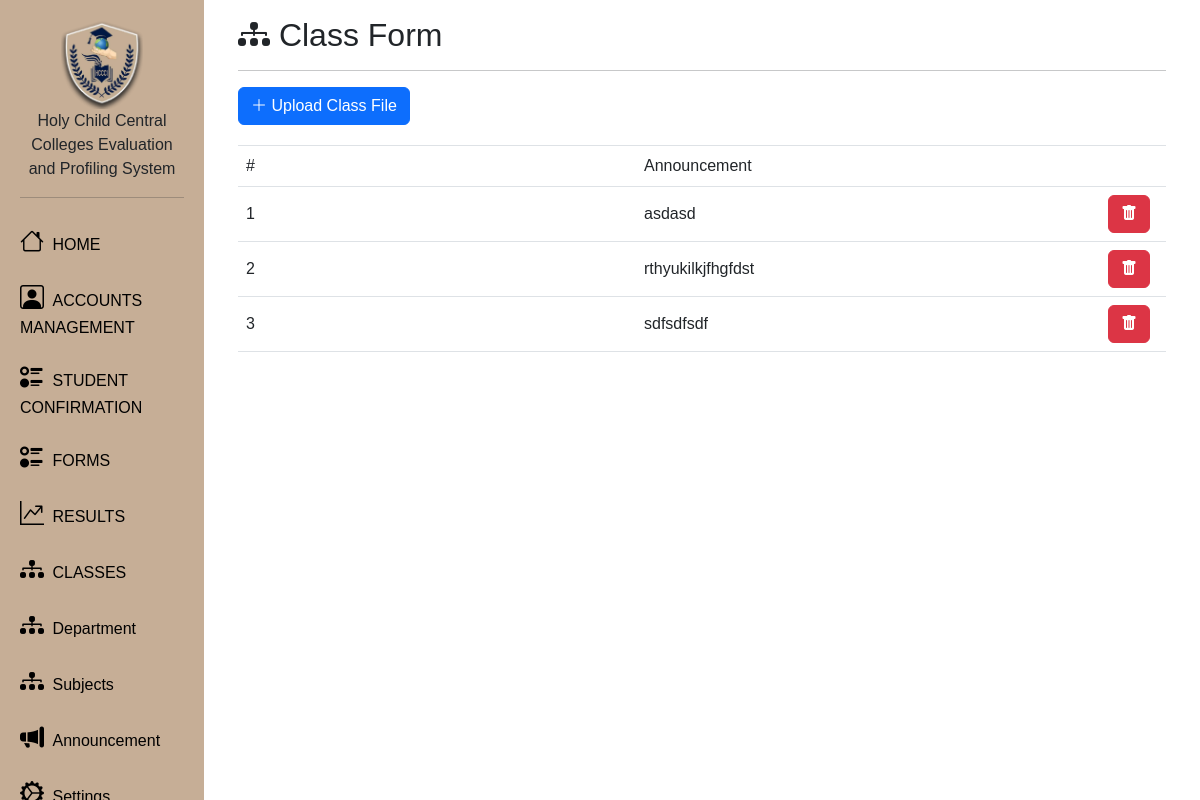
Page /GuidanceDashboard/announceModule.php (signed in) on the committed database.
### tables this page shows
CREATE TABLE `announcementform` (
  `announceID` int(11) NOT NULL,
  `announcementDesc` varchar(255) NOT NULL,
  `announcementStatus` varchar(100) NOT NULL
);

### GuidanceDashboard/announceModule.php (the view, shortened to what this page needs)
<?php
include('summaryCount.php');
$query = "SELECT * FROM announcementform WHERE announcementStatus = 'ACTIVE'";
$result = mysqli_query($db, $query);
?>
<!DOCTYPE html>
<html lang="en">
<head>
    <link rel="stylesheet" href="css/style.css">
    <link rel="stylesheet" href="https://cdn.jsdelivr.net/npm/bootstrap-icons@1.9.1/font/bootstrap-icons.css">
    <link rel="stylesheet" href="https://maxcdn.bootstrapcdn.com/bootstrap/4.0.0/css/bootstrap.min.css">
    <link rel="stylesheet" href="https://cdnjs.cloudflare.com/ajax/libs/font-awesome/5.13.0/css/all.min.css">
    <link rel="stylesheet" href="https://cdn.jsdelivr.net/npm/bootstrap-icons@1.9.1/font/bootstrap-icons.css">
    <link rel="stylesheet" href="https://cdn.jsdelivr.net/npm/bootstrap-icons@1.10.5/font/bootstrap-icons.css">
    <link href="https://cdn.jsdelivr.net/npm/bootstrap@5.3.0/dist/css/bootstrap.min.css" rel="stylesheet"
>
    <link rel="stylesheet" href="https://cdn.datatables.net/1.13.1/css/jquery.dataTables.min.css">
</head>
<body>
    <?php include 'components/navigation.php'; ?>
    <div class="main">
        <div class="container-fluid">
            <div class="row flex-nowrap">
                <div class="col py-3">
                    <div class="container-fluid">
                        <h2><i class="bi bi-diagram-3-fill"></i> Class Form</h2>
                        <hr>
                        <button type="button" class="btn btn-primary" data-bs-toggle="modal" data-bs-target="#myModal">
                            <i class="bi bi-plus-lg"></i> Upload Class File
                        </button>
                        <div class="table-responsive" style="margin-top:20px;">
                            <table id="employee_data" class="table table-fluid" width="100%">
                                <thead>
                                    <tr>
                                        <td>#</td>
                                        <td width="50%">Announcement</td>
                                        <td width="6%"></td>
                                    </tr>
                                </thead>
                                <?php
                                while ($row = mysqli_fetch_array($result)) {
                                    echo "<tr>";
                                    echo "<td class='align-middle'>";
                                    echo $row["announceID"];
                                    echo "</td>";
                                    echo "<td class='align-middle'>";
                                    echo $row["announcementDesc"];
                                    echo "</td>";
                                    echo "<td class='align-middle'><a href=announceRem.php?announceID=$row[announceID]><button class='btn btn-danger mr-2'><i class='bi bi-trash-fill'></i></button></a>";"</td>";
                                    echo "</tr>";
                                }
                                ?>
                            </table>
                        </div>
                    </div>
                </div>
            </div>
        </div>
    </div>
</body>
</html>

### GuidanceDashboard/css/style.css (style rules this page uses)
* { font-family: 'Ubuntu', sans-serif; }

### GuidanceDashboard/components/navigation.php (style rules this page uses)
.main { margin-left: 17%; padding: 0px 10px; }

### rows in the picture
announcementform: announceID "1", announcementDesc "asdasd"
announcementform: announceID "2", announcementDesc "rthyukilkjfhgfdst"
announcementform: announceID "3", announcementDesc "sdfsdfsdf"
